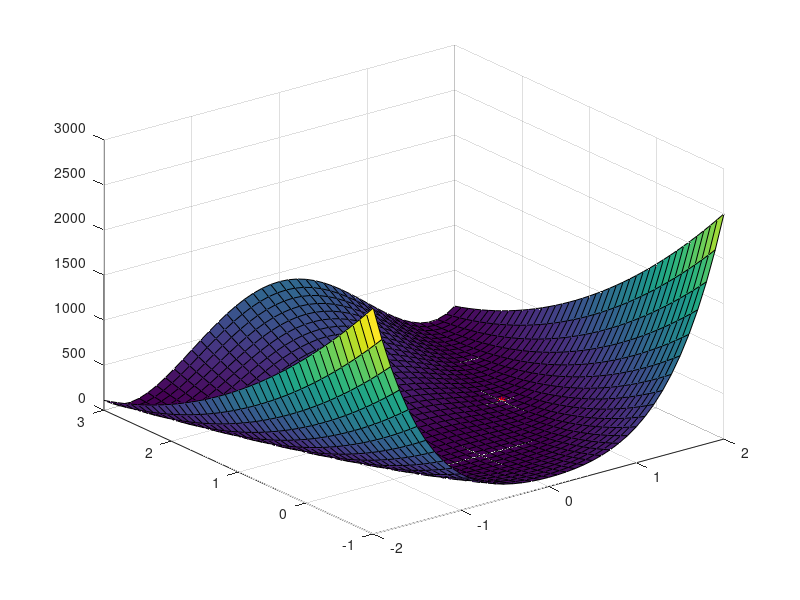

Reproduce this figure in MATLAB.
% definindo a funcao a ser minimizada
rosenbrock = @(x)(100*(x(2) - x(1).^2).^2 + (1 - x(1)).^2);

% chute inicial
x0 = [0,0];

% minimizando!
[xmin,fmin,eflag,output] = fminsearch(rosenbrock,x0)   

% plotando funcao e seu minimo

x = -2:0.1:2;
y = -1:0.1:3;

[x,y] = meshgrid(x,y);

z = 100*(y-x.^2).^2 +(1-x).^2;

surf(x,y,z)
hold on
plot3(xmin(1), xmin(2), fmin,'*r')